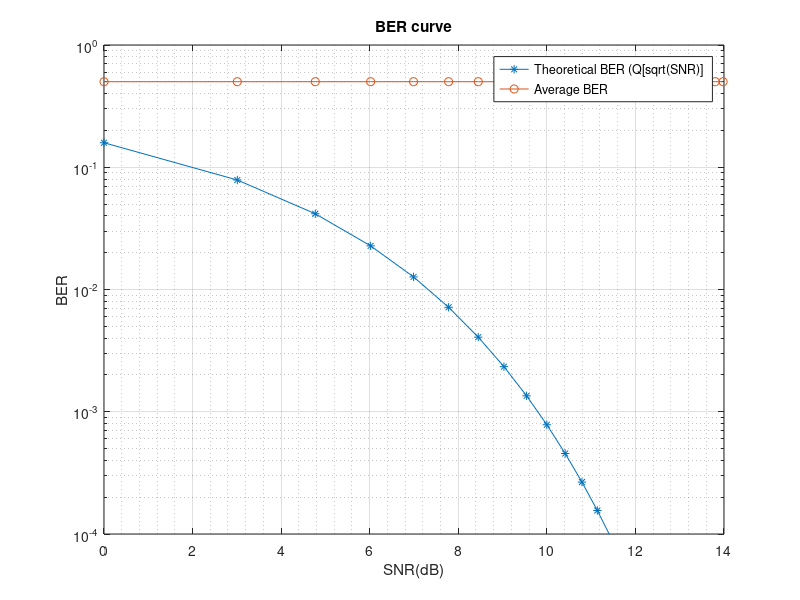
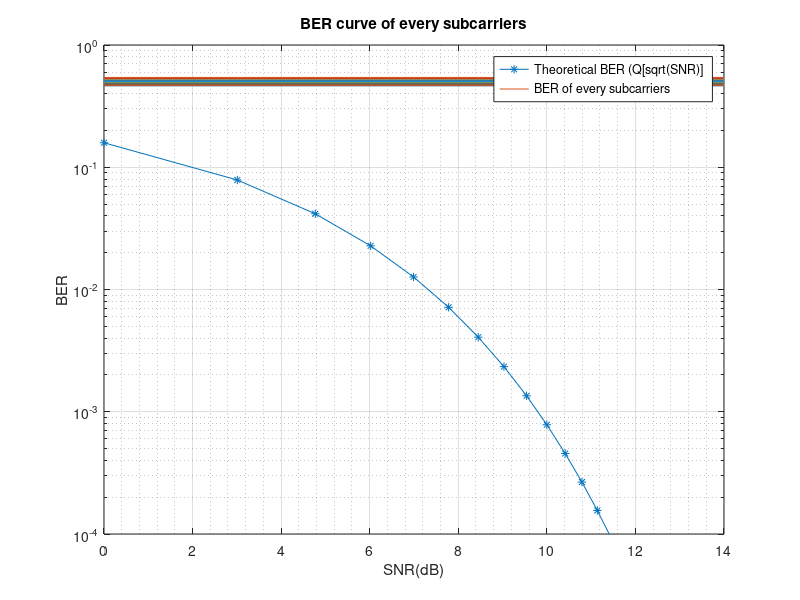

Reproduce these figures in MATLAB, in order.


%%  Assumption on data
clear all
bits_num=10^3;    % # of bits
fft_size=64;          % fft size
input=rand(64,bits_num)>0.5;     
X=input*2-1;       % X:Input bits


%% Channel assumption
h=[1 -0.5];      % AWGN channel impulse response
H=fft(h,fft_size);   % AWGN channel frequency response
H_matrix=diag(H);    % Frequency domain matrix  
CP_size=2;           % Length of CP

%% SNR
OFDM_symbol_power=1;
SNR=1:25;                % SNR = 1/(2*noise power on each part)
noise_pow=1./(SNR);  % noise power = 1/(2*SNR)
BER = zeros(fft_size,length(SNR));
%%
for j=1:length(SNR)
    error_num=zeros(fft_size,1);
    for i=1:bits_num
        %% TX
        x=ifft(X(:,i),fft_size)*sqrt(fft_size);     % x = ifft(X)
        x=[x(fft_size-CP_size+1:end);x];       % add CP
        %% Channel, y: Received signal, Q: Convolution matrix
        y=conv(h,x)+sqrt(noise_pow(j))*randn(fft_size+CP_size+length(h)-1,1)+sqrt(-1)*sqrt(noise_pow(j))*randn(fft_size+CP_size+length(h)-1,1); 
        
        %% RX
        Y=fft(y(CP_size+1:end),fft_size)/sqrt(fft_size);     % Y = fft(y)
        X2=inv(H_matrix)*Y;      % X2=Y/H (Equalization)
        %% Detection
        Output(X2>=0)=1;
        Output(X2<0)=-1;
        error_num = error_num + (transpose(Output)~=X(:,i));
    end
    BER(:,j)=error_num/bits_num;
end
average_BER=mean(BER);
%%
figure(1)
theoretical_BER=qfunc(sqrt(SNR));  % Theoretical BER
semilogy(10*log10(SNR),theoretical_BER,'-*');
hold on
semilogy(10*log10(SNR),average_BER,'-o');
legend('Theoretical BER (Q[sqrt(SNR)]','Average BER')
title('BER curve');
xlabel('SNR(dB)');ylabel('BER');
grid minor
grid on
ylim([10^-4 1]);
figure(2)
semilogy(10*log10(SNR),theoretical_BER,'-*');
hold on
semilogy(10*log10(SNR),BER);
legend('Theoretical BER (Q[sqrt(SNR)]','BER of every subcarriers')
title('BER curve of every subcarriers');
xlabel('SNR(dB)');ylabel('BER');
grid minor
grid on
ylim([10^-4 1]);


